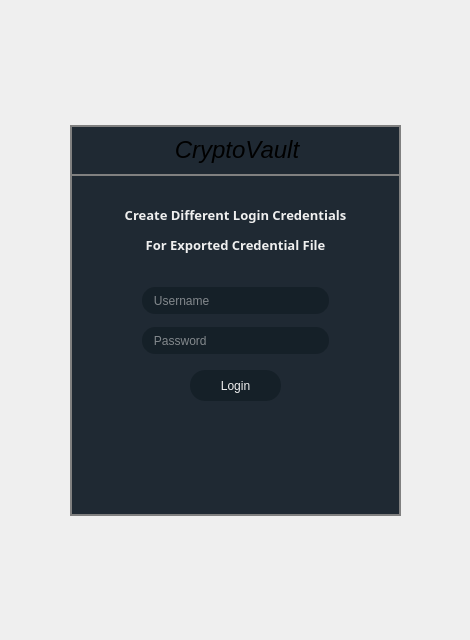
<?xml version="1.0" encoding="UTF-8"?>
<ui version="4.0">
 <class>Form</class>
 <widget class="QWidget" name="Form">
  <property name="geometry">
   <rect>
    <x>0</x>
    <y>0</y>
    <width>470</width>
    <height>640</height>
   </rect>
  </property>
  <property name="windowTitle">
   <string>Form</string>
  </property>
  <property name="styleSheet">
   <string notr="true">background: #152028;
color: #efefef;
QLineEdit {
 border: 2px solid gray;
 border-radius: 10px;
}</string>
  </property>
  <widget class="QFrame" name="frame_3">
   <property name="geometry">
    <rect>
     <x>70</x>
     <y>125</y>
     <width>331</width>
     <height>391</height>
    </rect>
   </property>
   <property name="styleSheet">
    <string notr="true">background: #1F2933;
border: 2px solid gray;</string>
   </property>
   <property name="frameShape">
    <enum>QFrame::StyledPanel</enum>
   </property>
   <property name="frameShadow">
    <enum>QFrame::Raised</enum>
   </property>
   <widget class="QLabel" name="AddLabel">
    <property name="geometry">
     <rect>
      <x>0</x>
      <y>0</y>
      <width>331</width>
      <height>51</height>
     </rect>
    </property>
    <property name="styleSheet">
     <string notr="true"/>
    </property>
    <property name="text">
     <string>&lt;html&gt;&lt;head/&gt;&lt;body&gt;&lt;p align=&quot;center&quot;&gt;&lt;span style=&quot; font-size:18pt; font-style:italic;&quot;&gt;CryptoVault&lt;/span&gt;&lt;/p&gt;&lt;/body&gt;&lt;/html&gt;</string>
    </property>
   </widget>
   <widget class="QPushButton" name="pushButton">
    <property name="geometry">
     <rect>
      <x>120</x>
      <y>245</y>
      <width>91</width>
      <height>31</height>
     </rect>
    </property>
    <property name="styleSheet">
     <string notr="true">background: #152028;
color: #efefef;
border: #1F2933;
border-radius: 15px;</string>
    </property>
    <property name="text">
     <string>Login</string>
    </property>
   </widget>
   <widget class="QLineEdit" name="UsernameInput">
    <property name="geometry">
     <rect>
      <x>70</x>
      <y>160</y>
      <width>191</width>
      <height>31</height>
     </rect>
    </property>
    <property name="focusPolicy">
     <enum>Qt::ClickFocus</enum>
    </property>
    <property name="styleSheet">
     <string notr="true">background: #152028;
color: #efefef;
border: 2px solid #1F2933;
border-radius: 15px;
</string>
    </property>
    <property name="echoMode">
     <enum>QLineEdit::Normal</enum>
    </property>
    <property name="placeholderText">
     <string>   Username</string>
    </property>
   </widget>
   <widget class="QLineEdit" name="EncryptionKeyInput">
    <property name="geometry">
     <rect>
      <x>70</x>
      <y>200</y>
      <width>191</width>
      <height>31</height>
     </rect>
    </property>
    <property name="focusPolicy">
     <enum>Qt::ClickFocus</enum>
    </property>
    <property name="styleSheet">
     <string notr="true">background: #152028;
color: #efefef;
border: 2px solid #1F2933;
border-radius: 15px;
</string>
    </property>
    <property name="echoMode">
     <enum>QLineEdit::Password</enum>
    </property>
    <property name="placeholderText">
     <string>   Password</string>
    </property>
   </widget>
   <widget class="QLabel" name="LoginLabel">
    <property name="geometry">
     <rect>
      <x>10</x>
      <y>65</y>
      <width>311</width>
      <height>81</height>
     </rect>
    </property>
    <property name="font">
     <font>
      <family>Montserrat</family>
      <pointsize>6</pointsize>
      <weight>75</weight>
      <bold>true</bold>
     </font>
    </property>
    <property name="styleSheet">
     <string notr="true">font-family: 'Montserrat', sans-serif;
	height: 1000vh;
	margin: -20px 0 50px;
font-weight: bold;
margin: 0;
border: none;</string>
    </property>
    <property name="text">
     <string>&lt;html&gt;&lt;head/&gt;&lt;body&gt;&lt;p align=&quot;center&quot;&gt;&lt;span style=&quot; font-size:10pt; color:#efefef;&quot;&gt;Create Different Login Credentials&lt;/span&gt;&lt;/p&gt;&lt;p align=&quot;center&quot;&gt;&lt;span style=&quot; font-size:10pt; color:#efefef;&quot;&gt; For Exported Credential File&lt;/span&gt;&lt;/p&gt;&lt;/body&gt;&lt;/html&gt;</string>
    </property>
   </widget>
  </widget>
 </widget>
 <resources/>
 <connections/>
</ui>
